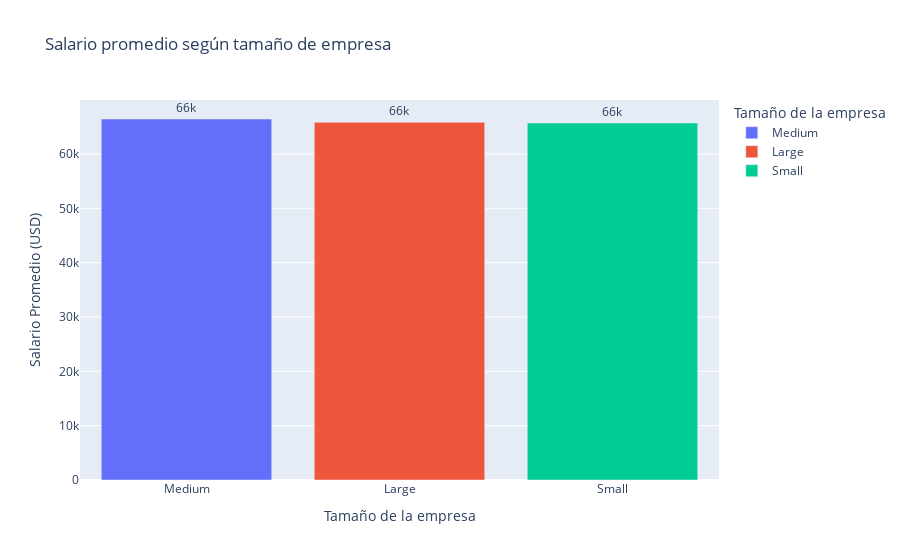

Notebook cell for this chart:
### Code cell
import plotly.express as px
# --- Pregunta 3: Salario promedio por tamaño de empresa ---

# Agrupar salario promedio por tamaño de empresa
salary_by_company_size = (
    df.groupby('company_size')['salary_usd']
    .mean()
    .sort_values(ascending=False)
    .reset_index()
)

# Crear gráfico
fig_size = px.bar(
    salary_by_company_size,
    x='company_size',
    y='salary_usd',
    title='Salario promedio según tamaño de empresa',
    labels={
        'company_size': 'Tamaño de la empresa',
        'salary_usd': 'Salario Promedio (USD)'
    },
    text='salary_usd',
    color='company_size'
)
fig_size.update_traces(texttemplate='%{text:.2s}', textposition='outside')
fig_size.update_layout(xaxis={'categoryorder': 'total descending'})

# Mostrar gráfico
fig_size.show()

### Figure 1 — Plotly figure (JSON) as saved in the notebook; plotly's stock layout.template omitted (floating-point values rounded to 4 significant figures)
{"data": [{"hovertemplate": "Tamaño de la empresa=%{x}<br>Salario Promedio (USD)=%{text}<extra></extra>", "legendgroup": "Medium", "marker": {"color": "#636efa", "pattern": {"shape": ""}}, "name": "Medium", "orientation": "v", "showlegend": true, "text": [66430.0], "textposition": "outside", "texttemplate": "%{text:.2s}", "type": "bar", "x": ["Medium"], "xaxis": "x", "y": [66430.0], "yaxis": "y"}, {"hovertemplate": "Tamaño de la empresa=%{x}<br>Salario Promedio (USD)=%{text}<extra></extra>", "legendgroup": "Large", "marker": {"color": "#EF553B", "pattern": {"shape": ""}}, "name": "Large", "orientation": "v", "showlegend": true, "text": [65830.0], "textposition": "outside", "texttemplate": "%{text:.2s}", "type": "bar", "x": ["Large"], "xaxis": "x", "y": [65830.0], "yaxis": "y"}, {"hovertemplate": "Tamaño de la empresa=%{x}<br>Salario Promedio (USD)=%{text}<extra></extra>", "legendgroup": "Small", "marker": {"color": "#00cc96", "pattern": {"shape": ""}}, "name": "Small", "orientation": "v", "showlegend": true, "text": [65700.0], "textposition": "outside", "texttemplate": "%{text:.2s}", "type": "bar", "x": ["Small"], "xaxis": "x", "y": [65700.0], "yaxis": "y"}], "layout": {"barmode": "relative", "legend": {"title": {"text": "Tamaño de la empresa"}, "tracegroupgap": 0}, "title": {"text": "Salario promedio según tamaño de empresa"}, "xaxis": {"anchor": "y", "categoryarray": ["Medium", "Large", "Small"], "categoryorder": "total descending", "domain": [0, 1], "title": {"text": "Tamaño de la empresa"}}, "yaxis": {"anchor": "x", "domain": [0, 1], "title": {"text": "Salario Promedio (USD)"}}}}
